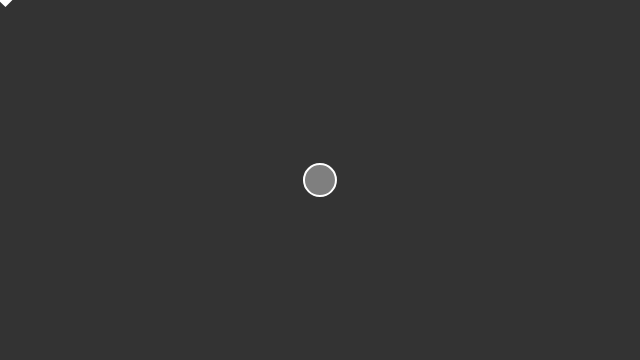
Frame 1 (no input)
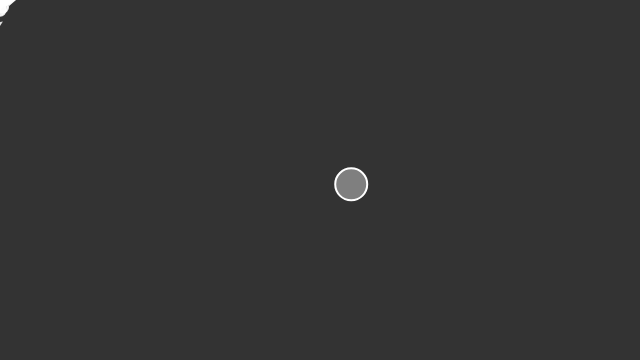
Frame 60 (no input)
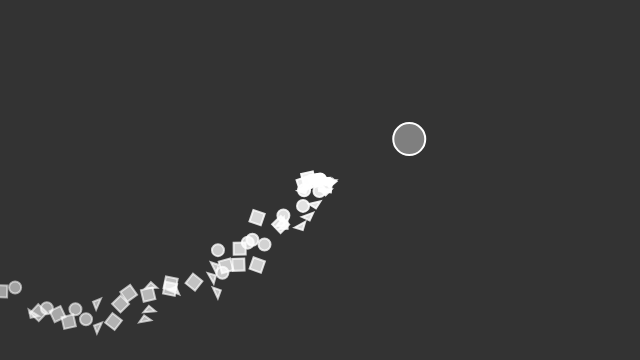
Frame 120 (the mouse pressed at the canvas centre since frame 60)

The p5.js sketch that drew these frames (run headless with seeded random() and noise() and a simulated clock; from frame 60 on, the mouse is pressed at the canvas centre):

// p5.js sketch
// ── sketch.js
// The Nature of Code
// Daniel Shiffman
// http://natureofcode.com

let ps;
let repeller;

function setup() {
  createCanvas(640, 360);
  ps = new ParticleSystem(createVector(width / 2, 50));
  repeller = new Repeller(width / 2, height / 2);
}

function draw() {
  background(51);
  ps.addParticle(mouseX, mouseY);

  // Apply gravity force to all Particles
  let gravity = createVector(0, 0.02);
  ps.applyForce(gravity);

  let power = createVector(random(-0.1, 0.1), random(-0.1, 0.1));
  repeller.applyForce(power);

  repeller.update();
  repeller.edges();
  repeller.display();

  ps.applyRepeller(repeller);
  ps.run();

}

// ── particle.js
// The Nature of Code
// Daniel Shiffman
// http://natureofcode.com

// Simple Particle System

// A simple Particle class

class Particle {
  constructor(x, y) {
    this.pos = createVector(x, y);
    this.vel = createVector(random(-1, 1), random(-1, 0));
    this.acc = createVector(0, 0);
    this.lifespan = 255.0;
  }

  run() {
    this.update();
    this.display();
  }

  applyForce(f) {
    this.acc.add(f);
  }

  // Method to update pos
  update() {
    this.vel.add(this.acc);
    this.pos.add(this.vel);
    this.lifespan -= 2;

    this.vel.limit(5);
  }

  // Method to display
  display() {
    stroke(255, this.lifespan);
    strokeWeight(2);
    fill(255, this.lifespan);
    ellipse(this.pos.x, this.pos.y, 12, 12);

    // let r = random(1);
    //
    // if(r < 0.3) {
    //   stroke(255, this.lifespan);
    //   strokeWeight(2);
    //   fill(255, this.lifespan);
    //   ellipse(this.pos.x, this.pos.y, 12, 12);
    // }
    //
    // else if(r < 0.6) {
    //   rectMode(CENTER);
    //   fill(255, this.lifespan);
    //   stroke(255, this.lifespan);
    //   strokeWeight(2);
    //   push();
    //   translate(this.pos.x, this.pos.y);
    //   let theta = map(this.pos.x, 0, width, 0, TWO_PI * 2);
    //   rotate(theta);
    //   rect(0, 0, 12, 12);
    //   pop();
    // }
    //
    // else {
    //   fill(255, this.lifespan);
    //   stroke(255, this.lifespan);
    //   strokeWeight(2);
    //   push();
    //   translate(this.pos.x, this.pos.y);
    //   let theta = map(this.pos.x, 0, width, 0, TWO_PI * 2);
    //   rotate(theta);
    //   triangle(0, 0, 12, 0, 6, 6);
    //   pop();
    // }
  }

  // Is the particle still useful?
  isDead() {
    if (this.lifespan < 0.0) {
      return true;
    } else {
      return false;
    }
  }
}

// ── particle_system.js
// The Nature of Code
// Daniel Shiffman
// http://natureofcode.com

class ParticleSystem {
  constructor(position) {
    this.origin = position.copy();
    this.particles = [];
  }

  addParticle(x, y) {
    let r = random(1);

    if (x !== undefined && y !== undefined) {
      if (r < 0.3) {
        this.particles.push(new Particle(x, y));
      }
      else if(r < 0.6) {
        this.particles.push(new Rectangle(x, y));
      }
      else {
        this.particles.push(new Triangle(x, y));
      }
    }

    else {
      if (r < 0.3) {
        this.particles.push(new Particle(this.origin.x, this.origin.y));
      }
      else if(r < 0.6) {
        this.particles.push(new Rectangle(this.origin.x, this.origin.y));
      }
      else {
        this.particles.push(new Triangle(this.origin.x, this.origin.y));
      }
    }
  }

  run() {
    // Run every particle
    // ES6 for..of loop
    for (let particle of this.particles) {
      particle.run();
    }

    // Filter removes any elements of the array that do not pass the test
    this.particles = this.particles.filter(particle => !particle.isDead());
  }

  // A function to apply a force to all Particles
  applyForce(f) {
    for (let particle of this.particles) {
      particle.applyForce(f);
    }
  }

  applyRepeller(r) {
    for (let particle of this.particles) {
      let force = r.repel(particle);
      particle.applyForce(force);
    }
  }

}

// ── rectangle.js
class Rectangle extends Particle {
  display() {
    rectMode(CENTER);
    fill(255, this.lifespan);
    stroke(255, this.lifespan);
    strokeWeight(2);
    push();
    translate(this.pos.x, this.pos.y);
    let theta = map(this.pos.x, 0, width, 0, TWO_PI * 2);
    rotate(theta);
    rect(0, 0, 12, 12);
    pop();
  }
}

// ── repeller.js
class Repeller {
  constructor(x, y) {
    this.power = 150;
    this.pos = createVector(x, y);
    this.vel = createVector(0, 0);
    this.acc = createVector(0, 0);
  }

  display() {
    stroke(255);
    strokeWeight(2);
    fill(127);
    ellipse(this.pos.x, this.pos.y, 32, 32);
  }

  repel(p) {
    let dir = p5.Vector.sub(this.pos, p.pos); // Calculate direction of force
    let d = dir.mag(); // Distance between objects
    dir.normalize(); // Normalize vector (distance doesn't matter here, we just want this vector for direction)
    d = constrain(d, 1, 100); // Keep distance within a reasonable range
    let force = -1 * this.power / (d * d); // Repelling force is inversely proportional to distance
    dir.mult(force); // Get force vector --> magnitude * direction
    return dir;
  }

  applyForce(force) {
    this.acc.add(force);
  }

  update() {
    this.vel.add(this.acc);
    this.pos.add(this.vel);

    this.acc.set(0, 0);
  }

  edges() {
    if(this.pos.y > height|| this.pos.y < 0) {
      this.vel.y *= -1;

      if(this.pos.y > height)
        this.pos.y = height;
      else
        this.pos.y = 0;
    }

    if(this.pos.x > width || this.pos.x < 0) {
      this.vel.x *= -1;

      if(this.pos.x > width)
        this.pos.x = width;
      else
        this.pos.x = 0;
    }
  }
};

// ── triangle.js
class Triangle extends Particle {
  display() {
    fill(255, this.lifespan);
    stroke(255, this.lifespan);
    strokeWeight(2);
    push();
    translate(this.pos.x, this.pos.y);
    let theta = map(this.pos.x, 0, width, 0, TWO_PI * 2);
    rotate(theta);
    triangle(0, 0, 12, 0, 6, 6);
    pop();
  }
}
